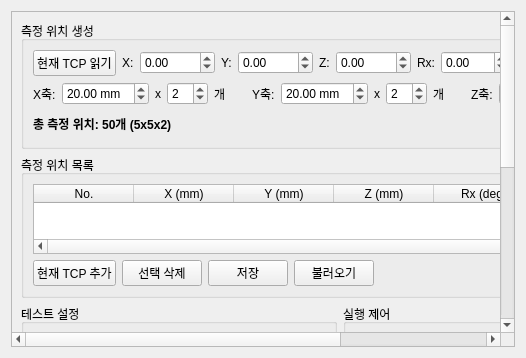
<?xml version="1.0" encoding="UTF-8"?>
<ui version="4.0">
 <class>HandEyeTestTab</class>
 <widget class="QWidget" name="HandEyeTestTab">
  <layout class="QVBoxLayout" name="verticalLayout_main">
   <item>
    <widget class="QScrollArea" name="scrollArea_handeye">
     <property name="widgetResizable">
      <bool>true</bool>
     </property>
     <widget class="QWidget" name="scrollAreaWidgetContents">
      <layout class="QVBoxLayout" name="verticalLayout_scroll">

       <!-- 측정 위치 생성 -->
       <item>
        <widget class="QGroupBox" name="groupBox_positionGen">
         <property name="title">
          <string>측정 위치 생성</string>
         </property>
         <layout class="QVBoxLayout" name="verticalLayout_positionGen">
          <!-- 기준 위치 -->
          <item>
           <layout class="QHBoxLayout" name="horizontalLayout_basePos">
            <item>
             <widget class="QPushButton" name="pushButton_readCurrentTcp">
              <property name="text">
               <string>현재 TCP 읽기</string>
              </property>
             </widget>
            </item>
            <item>
             <widget class="QLabel" name="label_baseX">
              <property name="text">
               <string>X:</string>
              </property>
             </widget>
            </item>
            <item>
             <widget class="QDoubleSpinBox" name="doubleSpinBox_baseX">
              <property name="minimum">
               <double>-1000.000000000000000</double>
              </property>
              <property name="maximum">
               <double>1000.000000000000000</double>
              </property>
              <property name="decimals">
               <number>2</number>
              </property>
             </widget>
            </item>
            <item>
             <widget class="QLabel" name="label_baseY">
              <property name="text">
               <string>Y:</string>
              </property>
             </widget>
            </item>
            <item>
             <widget class="QDoubleSpinBox" name="doubleSpinBox_baseY">
              <property name="minimum">
               <double>-1000.000000000000000</double>
              </property>
              <property name="maximum">
               <double>1000.000000000000000</double>
              </property>
              <property name="decimals">
               <number>2</number>
              </property>
             </widget>
            </item>
            <item>
             <widget class="QLabel" name="label_baseZ">
              <property name="text">
               <string>Z:</string>
              </property>
             </widget>
            </item>
            <item>
             <widget class="QDoubleSpinBox" name="doubleSpinBox_baseZ">
              <property name="minimum">
               <double>-1000.000000000000000</double>
              </property>
              <property name="maximum">
               <double>1000.000000000000000</double>
              </property>
              <property name="decimals">
               <number>2</number>
              </property>
             </widget>
            </item>
            <item>
             <widget class="QLabel" name="label_baseRx">
              <property name="text">
               <string>Rx:</string>
              </property>
             </widget>
            </item>
            <item>
             <widget class="QDoubleSpinBox" name="doubleSpinBox_baseRx">
              <property name="minimum">
               <double>-180.000000000000000</double>
              </property>
              <property name="maximum">
               <double>180.000000000000000</double>
              </property>
              <property name="decimals">
               <number>2</number>
              </property>
             </widget>
            </item>
            <item>
             <widget class="QLabel" name="label_baseRy">
              <property name="text">
               <string>Ry:</string>
              </property>
             </widget>
            </item>
            <item>
             <widget class="QDoubleSpinBox" name="doubleSpinBox_baseRy">
              <property name="minimum">
               <double>-180.000000000000000</double>
              </property>
              <property name="maximum">
               <double>180.000000000000000</double>
              </property>
              <property name="decimals">
               <number>2</number>
              </property>
              <property name="value">
               <double>90.000000000000000</double>
              </property>
             </widget>
            </item>
            <item>
             <widget class="QLabel" name="label_baseRz">
              <property name="text">
               <string>Rz:</string>
              </property>
             </widget>
            </item>
            <item>
             <widget class="QDoubleSpinBox" name="doubleSpinBox_baseRz">
              <property name="minimum">
               <double>-180.000000000000000</double>
              </property>
              <property name="maximum">
               <double>180.000000000000000</double>
              </property>
              <property name="decimals">
               <number>2</number>
              </property>
             </widget>
            </item>
           </layout>
          </item>

          <!-- X/Y/Z 스텝 설정 -->
          <item>
           <layout class="QHBoxLayout" name="horizontalLayout_steps">
            <item>
             <widget class="QLabel" name="label_xStep">
              <property name="text">
               <string>X축:</string>
              </property>
             </widget>
            </item>
            <item>
             <widget class="QDoubleSpinBox" name="doubleSpinBox_xStep">
              <property name="minimum">
               <double>1.000000000000000</double>
              </property>
              <property name="maximum">
               <double>500.000000000000000</double>
              </property>
              <property name="value">
               <double>20.000000000000000</double>
              </property>
              <property name="suffix">
               <string> mm</string>
              </property>
             </widget>
            </item>
            <item>
             <widget class="QLabel" name="label_xCount">
              <property name="text">
               <string>x</string>
              </property>
             </widget>
            </item>
            <item>
             <widget class="QSpinBox" name="spinBox_xCount">
              <property name="minimum">
               <number>1</number>
              </property>
              <property name="maximum">
               <number>10</number>
              </property>
              <property name="value">
               <number>2</number>
              </property>
             </widget>
            </item>
            <item>
             <widget class="QLabel" name="label_xCountUnit">
              <property name="text">
               <string>개</string>
              </property>
             </widget>
            </item>
            <item>
             <spacer name="horizontalSpacer_x">
              <property name="orientation">
               <enum>Qt::Horizontal</enum>
              </property>
              <property name="sizeType">
               <enum>QSizePolicy::Fixed</enum>
              </property>
              <property name="sizeHint" stdset="0">
               <size>
                <width>20</width>
                <height>20</height>
               </size>
              </property>
             </spacer>
            </item>
            <item>
             <widget class="QLabel" name="label_yStep">
              <property name="text">
               <string>Y축:</string>
              </property>
             </widget>
            </item>
            <item>
             <widget class="QDoubleSpinBox" name="doubleSpinBox_yStep">
              <property name="minimum">
               <double>1.000000000000000</double>
              </property>
              <property name="maximum">
               <double>500.000000000000000</double>
              </property>
              <property name="value">
               <double>20.000000000000000</double>
              </property>
              <property name="suffix">
               <string> mm</string>
              </property>
             </widget>
            </item>
            <item>
             <widget class="QLabel" name="label_yCount">
              <property name="text">
               <string>x</string>
              </property>
             </widget>
            </item>
            <item>
             <widget class="QSpinBox" name="spinBox_yCount">
              <property name="minimum">
               <number>1</number>
              </property>
              <property name="maximum">
               <number>10</number>
              </property>
              <property name="value">
               <number>2</number>
              </property>
             </widget>
            </item>
            <item>
             <widget class="QLabel" name="label_yCountUnit">
              <property name="text">
               <string>개</string>
              </property>
             </widget>
            </item>
            <item>
             <spacer name="horizontalSpacer_y">
              <property name="orientation">
               <enum>Qt::Horizontal</enum>
              </property>
              <property name="sizeType">
               <enum>QSizePolicy::Fixed</enum>
              </property>
              <property name="sizeHint" stdset="0">
               <size>
                <width>20</width>
                <height>20</height>
               </size>
              </property>
             </spacer>
            </item>
            <item>
             <widget class="QLabel" name="label_zStep">
              <property name="text">
               <string>Z축:</string>
              </property>
             </widget>
            </item>
            <item>
             <widget class="QDoubleSpinBox" name="doubleSpinBox_zStep">
              <property name="minimum">
               <double>1.000000000000000</double>
              </property>
              <property name="maximum">
               <double>500.000000000000000</double>
              </property>
              <property name="value">
               <double>20.000000000000000</double>
              </property>
              <property name="suffix">
               <string> mm</string>
              </property>
             </widget>
            </item>
            <item>
             <widget class="QLabel" name="label_zCount">
              <property name="text">
               <string>x</string>
              </property>
             </widget>
            </item>
            <item>
             <widget class="QSpinBox" name="spinBox_zCount">
              <property name="minimum">
               <number>1</number>
              </property>
              <property name="maximum">
               <number>10</number>
              </property>
              <property name="value">
               <number>2</number>
              </property>
             </widget>
            </item>
            <item>
             <widget class="QLabel" name="label_zCountUnit">
              <property name="text">
               <string>개</string>
              </property>
             </widget>
            </item>
            <item>
             <spacer name="horizontalSpacer_steps">
              <property name="orientation">
               <enum>Qt::Horizontal</enum>
              </property>
              <property name="sizeHint" stdset="0">
               <size>
                <width>40</width>
                <height>20</height>
               </size>
              </property>
             </spacer>
            </item>
           </layout>
          </item>

          <!-- 총 위치 및 생성 버튼 -->
          <item>
           <layout class="QHBoxLayout" name="horizontalLayout_genButtons">
            <item>
             <widget class="QLabel" name="label_totalPositions">
              <property name="text">
               <string>총 측정 위치: 50개 (5x5x2)</string>
              </property>
              <property name="styleSheet">
               <string>font-weight: bold;</string>
              </property>
             </widget>
            </item>
            <item>
             <spacer name="horizontalSpacer_gen1">
              <property name="orientation">
               <enum>Qt::Horizontal</enum>
              </property>
              <property name="sizeHint" stdset="0">
               <size>
                <width>40</width>
                <height>20</height>
               </size>
              </property>
             </spacer>
            </item>
            <item>
             <widget class="QPushButton" name="pushButton_generatePositions">
              <property name="text">
               <string>위치 목록 생성</string>
              </property>
             </widget>
            </item>
            <item>
             <widget class="QPushButton" name="pushButton_clearPositions">
              <property name="text">
               <string>위치 목록 초기화</string>
              </property>
             </widget>
            </item>
           </layout>
          </item>
         </layout>
        </widget>
       </item>

       <!-- 측정 위치 목록 -->
       <item>
        <widget class="QGroupBox" name="groupBox_positionList">
         <property name="title">
          <string>측정 위치 목록</string>
         </property>
         <layout class="QVBoxLayout" name="verticalLayout_positionList">
          <item>
           <widget class="QTableWidget" name="tableWidget_positions">
            <property name="maximumSize">
             <size>
              <width>16777215</width>
              <height>150</height>
             </size>
            </property>
            <property name="columnCount">
             <number>7</number>
            </property>
            <column>
             <property name="text">
              <string>No.</string>
             </property>
            </column>
            <column>
             <property name="text">
              <string>X (mm)</string>
             </property>
            </column>
            <column>
             <property name="text">
              <string>Y (mm)</string>
             </property>
            </column>
            <column>
             <property name="text">
              <string>Z (mm)</string>
             </property>
            </column>
            <column>
             <property name="text">
              <string>Rx (deg)</string>
             </property>
            </column>
            <column>
             <property name="text">
              <string>Ry (deg)</string>
             </property>
            </column>
            <column>
             <property name="text">
              <string>Rz (deg)</string>
             </property>
            </column>
           </widget>
          </item>
          <item>
           <layout class="QHBoxLayout" name="horizontalLayout_posListButtons">
            <item>
             <widget class="QPushButton" name="pushButton_addCurrentPos">
              <property name="text">
               <string>현재 TCP 추가</string>
              </property>
             </widget>
            </item>
            <item>
             <widget class="QPushButton" name="pushButton_deleteSelectedPos">
              <property name="text">
               <string>선택 삭제</string>
              </property>
             </widget>
            </item>
            <item>
             <widget class="QPushButton" name="pushButton_savePositions">
              <property name="text">
               <string>저장</string>
              </property>
             </widget>
            </item>
            <item>
             <widget class="QPushButton" name="pushButton_loadPositions">
              <property name="text">
               <string>불러오기</string>
              </property>
             </widget>
            </item>
            <item>
             <spacer name="horizontalSpacer_posListButtons">
              <property name="orientation">
               <enum>Qt::Horizontal</enum>
              </property>
              <property name="sizeHint" stdset="0">
               <size>
                <width>40</width>
                <height>20</height>
               </size>
              </property>
             </spacer>
            </item>
           </layout>
          </item>
         </layout>
        </widget>
       </item>

       <!-- 테스트 설정 및 실행 -->
       <item>
        <layout class="QHBoxLayout" name="horizontalLayout_testControl">
         <!-- 테스트 설정 -->
         <item>
          <widget class="QGroupBox" name="groupBox_testSettings">
           <property name="title">
            <string>테스트 설정</string>
           </property>
           <layout class="QHBoxLayout" name="horizontalLayout_testSettings">
            <item>
             <widget class="QLabel" name="label_repeatCount">
              <property name="text">
               <string>위치당 반복:</string>
              </property>
             </widget>
            </item>
            <item>
             <widget class="QSpinBox" name="spinBox_repeatCount">
              <property name="minimum">
               <number>1</number>
              </property>
              <property name="maximum">
               <number>100</number>
              </property>
              <property name="value">
               <number>3</number>
              </property>
             </widget>
            </item>
            <item>
             <widget class="QLabel" name="label_repeatUnit">
              <property name="text">
               <string>회</string>
              </property>
             </widget>
            </item>
            <item>
             <spacer name="horizontalSpacer_testSet1">
              <property name="orientation">
               <enum>Qt::Horizontal</enum>
              </property>
              <property name="sizeType">
               <enum>QSizePolicy::Fixed</enum>
              </property>
              <property name="sizeHint" stdset="0">
               <size>
                <width>20</width>
                <height>20</height>
               </size>
              </property>
             </spacer>
            </item>
            <item>
             <widget class="QLabel" name="label_scanDelay">
              <property name="text">
               <string>스캔 대기:</string>
              </property>
             </widget>
            </item>
            <item>
             <widget class="QSpinBox" name="spinBox_scanDelay">
              <property name="minimum">
               <number>100</number>
              </property>
              <property name="maximum">
               <number>5000</number>
              </property>
              <property name="value">
               <number>500</number>
              </property>
              <property name="singleStep">
               <number>100</number>
              </property>
             </widget>
            </item>
            <item>
             <widget class="QLabel" name="label_scanDelayUnit">
              <property name="text">
               <string>ms</string>
              </property>
             </widget>
            </item>
           </layout>
          </widget>
         </item>

         <!-- 실행 제어 -->
         <item>
          <widget class="QGroupBox" name="groupBox_execControl">
           <property name="title">
            <string>실행 제어</string>
           </property>
           <layout class="QVBoxLayout" name="verticalLayout_execControl">
            <item>
             <layout class="QHBoxLayout" name="horizontalLayout_execButtons">
              <item>
               <widget class="QPushButton" name="pushButton_startTest">
                <property name="text">
                 <string>테스트 시작</string>
                </property>
               </widget>
              </item>
              <item>
               <widget class="QPushButton" name="pushButton_stopTest">
                <property name="text">
                 <string>중지</string>
                </property>
                <property name="enabled">
                 <bool>false</bool>
                </property>
               </widget>
              </item>
              <item>
               <widget class="QPushButton" name="pushButton_resetTest">
                <property name="text">
                 <string>초기화</string>
                </property>
               </widget>
              </item>
             </layout>
            </item>
            <item>
             <layout class="QHBoxLayout" name="horizontalLayout_progress">
              <item>
               <widget class="QLabel" name="label_progress">
                <property name="text">
                 <string>진행: 0/0 (0%)</string>
                </property>
               </widget>
              </item>
              <item>
               <widget class="QProgressBar" name="progressBar_test">
                <property name="value">
                 <number>0</number>
                </property>
               </widget>
              </item>
             </layout>
            </item>
           </layout>
          </widget>
         </item>
        </layout>
       </item>

       <!-- 측정 결과 -->
       <item>
        <widget class="QGroupBox" name="groupBox_results">
         <property name="title">
          <string>측정 결과</string>
         </property>
         <layout class="QVBoxLayout" name="verticalLayout_results">
          <item>
           <widget class="QTableWidget" name="tableWidget_measurements">
            <property name="maximumSize">
             <size>
              <width>16777215</width>
              <height>200</height>
             </size>
            </property>
            <property name="columnCount">
             <number>15</number>
            </property>
            <column>
             <property name="text">
              <string>No.</string>
             </property>
            </column>
            <column>
             <property name="text">
              <string>Pos</string>
             </property>
            </column>
            <column>
             <property name="text">
              <string>성공</string>
             </property>
            </column>
            <column>
             <property name="text">
              <string>Lm_X</string>
             </property>
            </column>
            <column>
             <property name="text">
              <string>Lm_Y</string>
             </property>
            </column>
            <column>
             <property name="text">
              <string>Lm_Z</string>
             </property>
            </column>
            <column>
             <property name="text">
              <string>Lm_Rx</string>
             </property>
            </column>
            <column>
             <property name="text">
              <string>Lm_Ry</string>
             </property>
            </column>
            <column>
             <property name="text">
              <string>Lm_Rz</string>
             </property>
            </column>
            <column>
             <property name="text">
              <string>TCP_X</string>
             </property>
            </column>
            <column>
             <property name="text">
              <string>TCP_Y</string>
             </property>
            </column>
            <column>
             <property name="text">
              <string>TCP_Z</string>
             </property>
            </column>
            <column>
             <property name="text">
              <string>TCP_Rx</string>
             </property>
            </column>
            <column>
             <property name="text">
              <string>TCP_Ry</string>
             </property>
            </column>
            <column>
             <property name="text">
              <string>TCP_Rz</string>
             </property>
            </column>
           </widget>
          </item>
          <item>
           <layout class="QHBoxLayout" name="horizontalLayout_resultButtons">
            <item>
             <widget class="QPushButton" name="pushButton_exportCSV">
              <property name="text">
               <string>CSV 내보내기</string>
              </property>
             </widget>
            </item>
            <item>
             <widget class="QPushButton" name="pushButton_openAnalyzer">
              <property name="text">
               <string>분석기 열기</string>
              </property>
             </widget>
            </item>
            <item>
             <spacer name="horizontalSpacer_resultButtons">
              <property name="orientation">
               <enum>Qt::Horizontal</enum>
              </property>
              <property name="sizeHint" stdset="0">
               <size>
                <width>40</width>
                <height>20</height>
               </size>
              </property>
             </spacer>
            </item>
           </layout>
          </item>
         </layout>
        </widget>
       </item>

       <!-- 위치별 통계 -->
       <item>
        <widget class="QGroupBox" name="groupBox_statistics">
         <property name="title">
          <string>위치별 통계 (Hand-Eye 오차 분석)</string>
         </property>
         <layout class="QVBoxLayout" name="verticalLayout_statistics">
          <item>
           <widget class="QTextEdit" name="textEdit_statistics">
            <property name="maximumSize">
             <size>
              <width>16777215</width>
              <height>100</height>
             </size>
            </property>
            <property name="readOnly">
             <bool>true</bool>
            </property>
            <property name="placeholderText">
             <string>테스트 완료 후 위치별 Landmark 편차가 표시됩니다.</string>
            </property>
           </widget>
          </item>
         </layout>
        </widget>
       </item>

      </layout>
     </widget>
    </widget>
   </item>
  </layout>
 </widget>
 <resources/>
 <connections/>
</ui>
